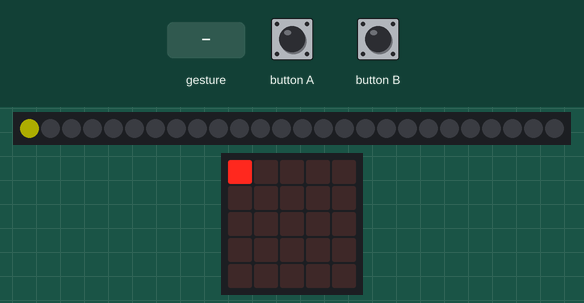
Simulated run of this program. Board: BBC micro:bit (MakeCode). Shown: 26 RGB LEDs in strip order, left to right, the board's 5×5 LED display. Inputs (shaded band) come from the test bench. Dim RGB values are drawn brighter than linear; a tilt is held for 1.5 s and a shake lasts 1 s, then the board lies face up again.

Above: at 1.01 s.
At 7.2 s:
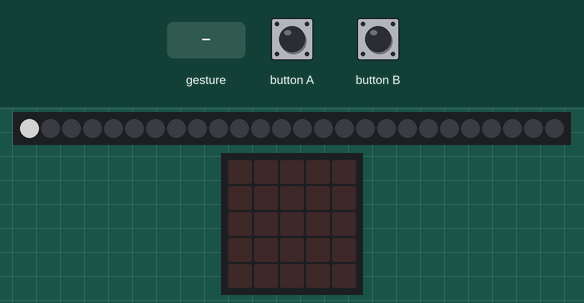
7.3 s: button B pressed for 0.15 s
8.9 s: gesture 'shake'
At 10.3 s:
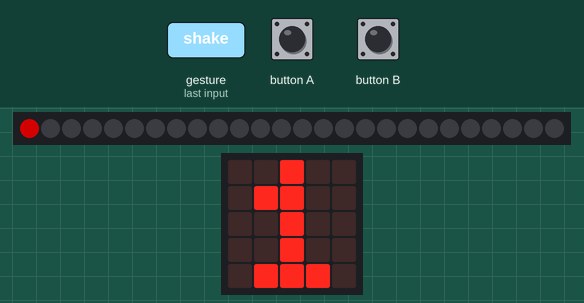
Timing chart, 0 to 11.9 s (numbered marks = the images above; inputs shaded):
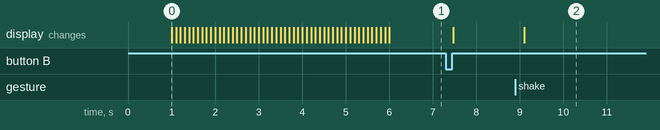

The program:

main.ts
```typescript
input.onButtonPressed(Button.A, function () {
    led2 += 1
    if (led2 > 26) {
        led2 = 0
    }
})
input.onGesture(Gesture.Shake, function () {
    program += 1
    if (program == 2) {
        program = 0
    }
    basic.showNumber(program)
})
input.onButtonPressed(Button.B, function () {
    szin += 1
    if (szin > 8) {
        szin = 0
    }
})
let szin = 0
let led2 = 0
let program = 0
let color = 0
program = 0
let strip = neopixel.create(DigitalPin.P2, 26, NeoPixelMode.RGB)
led2 = 0
strip.showBarGraph(0, 255)
basic.pause(1000)
strip.clear()
for (let x = 0; x <= 4; x++) {
    for (let y = 0; y <= 4; y++) {
        led.plot(x, y)
        basic.pause(100)
    }
}
for (let x = 0; x <= 4; x++) {
    for (let y = 0; y <= 4; y++) {
        led.unplot(x, y)
        basic.pause(100)
    }
}
basic.forever(function () {
    if (szin == 0) {
        if (program == 0) {
            for (let index = 0; index <= led2; index++) {
                strip.setPixelColor(index, neopixel.colors(NeoPixelColors.White))
            }
        }
    }
    if (szin == 1) {
        if (program == 0) {
            for (let index2 = 0; index2 <= led2; index2++) {
                strip.setPixelColor(index2, neopixel.colors(NeoPixelColors.Red))
            }
        }
    }
    if (szin == 2) {
        if (program == 0) {
            for (let index3 = 0; index3 <= led2; index3++) {
                strip.setPixelColor(index3, neopixel.colors(NeoPixelColors.Orange))
            }
        }
    }
    if (szin == 3) {
        if (program == 0) {
            for (let index4 = 0; index4 <= led2; index4++) {
                strip.setPixelColor(index4, neopixel.colors(NeoPixelColors.Yellow))
            }
        }
    }
    if (szin == 4) {
        if (program == 0) {
            for (let index5 = 0; index5 <= led2; index5++) {
                strip.setPixelColor(index5, neopixel.colors(NeoPixelColors.Green))
            }
        }
    }
    if (szin == 5) {
        if (program == 0) {
            for (let index6 = 0; index6 <= led2; index6++) {
                strip.setPixelColor(index6, neopixel.colors(NeoPixelColors.Blue))
            }
        }
    }
    if (szin == 6) {
        if (program == 0) {
            for (let index7 = 0; index7 <= led2; index7++) {
                strip.setPixelColor(index7, neopixel.colors(NeoPixelColors.Indigo))
            }
        }
    }
    if (szin == 7) {
        if (program == 0) {
            for (let index8 = 0; index8 <= led2; index8++) {
                strip.setPixelColor(index8, neopixel.colors(NeoPixelColors.Violet))
            }
        }
    }
    if (szin == 8) {
        if (program == 0) {
            for (let index9 = 0; index9 <= led2; index9++) {
                strip.setPixelColor(index9, neopixel.colors(NeoPixelColors.Purple))
            }
        }
    }
    strip.show()
})
```

test.ts
```typescript
// ide kerülnek a tesztek; a rendszer ezt nem kompilálja, ha a csomagot bővítményként használják.
```

Measured:
- after the input at 8.9 s, the display: changes after 0.20 s (image 2)
